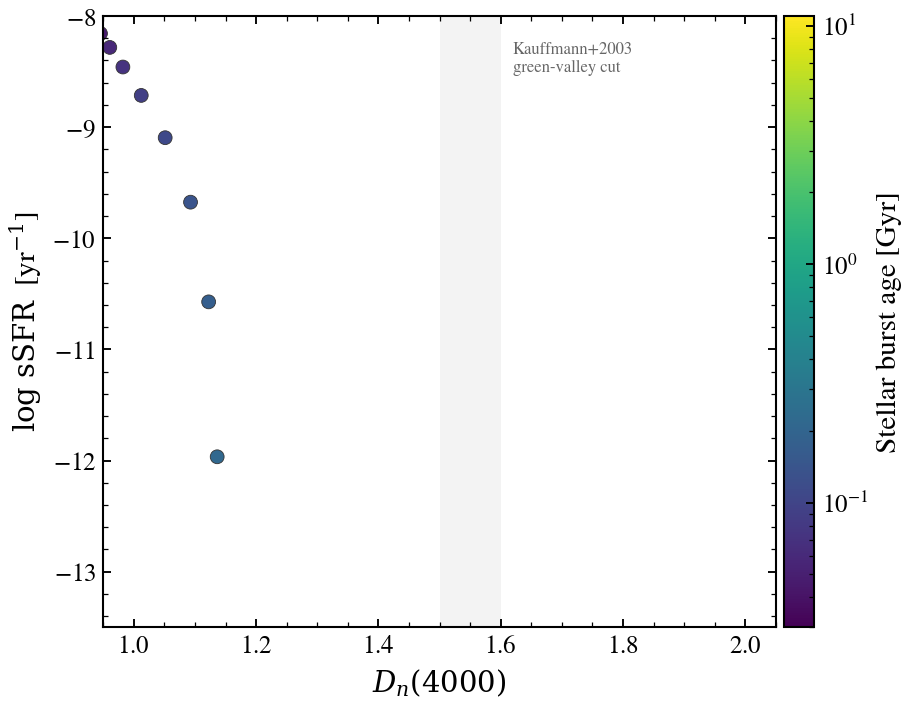

Generate this figure with Python:
"""
D_n(4000) – specific SFR: the Kauffmann+2003 sequence
=======================================================

The Kauffmann+2003 separation of star-forming and quiescent SDSS
galaxies plotted as a sample track: stellar-burst age varied from
30 Myr to 11 Gyr (single-burst SSP), with each model giving a
(``D_n(4000)``, ``sSFR``) pair.

Young bursts have ``D_n(4000) ≲ 1.2`` and ``log sSFR ≳ −9`` (active
star formation, weak break). Old populations climb to
``D_n(4000) ≈ 1.9`` and ``log sSFR ≲ −12`` (quenched, deep break).
The Kauffmann+2003 green-valley cut at ``D_n(4000) ≈ 1.5`` is the
horizontal divider.
"""

import os

os.environ["TF_CPP_MIN_LOG_LEVEL"] = "2"  # suppress XLA/PjRt C++ INFO+WARNING logs

import warnings

import jax
import jax.numpy as jnp
import matplotlib.pyplot as plt
import numpy as np

import tengri
from tengri.analysis.plotting import setup_style

setup_style()
warnings.filterwarnings("ignore", message=".*BakedInBackend.*")

C_AA_PER_S = 2.998e18


def _d4000(wave, l_nu):
    blue = (wave >= 3850) & (wave <= 3950)
    red = (wave >= 4000) & (wave <= 4100)
    return float(np.mean(l_nu[red]) / np.mean(l_nu[blue]))


ssp = tengri.load_ssp()
model = tengri.SEDModel.build(
    ssp,
    sfh={"type": "tsnorm", "*": tengri.FIXED,
         "peak_lbt_gyr": tengri.Uniform(0.03, 13.0),
         "width_gyr": 0.05, "log_total_mass": 10.0,
         "skew": 0.0, "trunc": 13.0},
    dust={"type": "two_component", "*": tengri.FIXED,
          "tau_diff": 0.0, "tau_bc": 0.0},
    redshift=tengri.Fixed(0.05),
)
baseline = dict(model.spec.sample(jax.random.PRNGKey(0)))

ages = np.geomspace(0.03, 11.0, 28)
d4000 = np.empty_like(ages)
ssfr = np.empty_like(ages)

for i, age in enumerate(ages):
    p = {**baseline, "sfh_tsnorm_peak_lbt_gyr": jnp.float64(age)}
    out = model.predict_rest_sed(p)
    wave = np.asarray(out.wavelength)
    l_nu = np.asarray(out.sed)
    d4000[i] = _d4000(wave, l_nu)
    sfh = model.predict_sfh(p)
    t = np.asarray(sfh["t_gyr"])
    sfr = np.asarray(sfh["sfr_mean"])
    m_star = float(np.trapezoid(sfr, t * 1e9))
    # current sSFR: SFR at t=0 / M_star
    sfr_now = float(sfr[0]) if sfr[0] > 0 else 1e-15
    ssfr[i] = sfr_now / max(m_star, 1e-30)

fig, ax = plt.subplots(figsize=(6.4, 5.0))
sc = ax.scatter(d4000, np.log10(np.maximum(ssfr, 1e-15)), c=ages,
                cmap="viridis", s=44, lw=0.4, edgecolor="0.2",
                norm=plt.matplotlib.colors.LogNorm())

ax.axvspan(1.5, 1.6, color="0.92", alpha=0.6, lw=0)
ax.text(1.62, -8.5, "Kauffmann+2003\ngreen-valley cut",
        fontsize=8, color="0.4")

ax.set(xlabel=r"$D_n(4000)$",
       ylabel=r"$\log\,\mathrm{sSFR}$  [yr$^{-1}$]",
       xlim=(0.95, 2.05), ylim=(-13.5, -8.0))
cb = fig.colorbar(sc, ax=ax, pad=0.01)
cb.set_label("Stellar burst age [Gyr]")

fig.tight_layout()
plt.savefig("plot_usecase_d4000_vs_ssfr.png", dpi=150, bbox_inches="tight")
